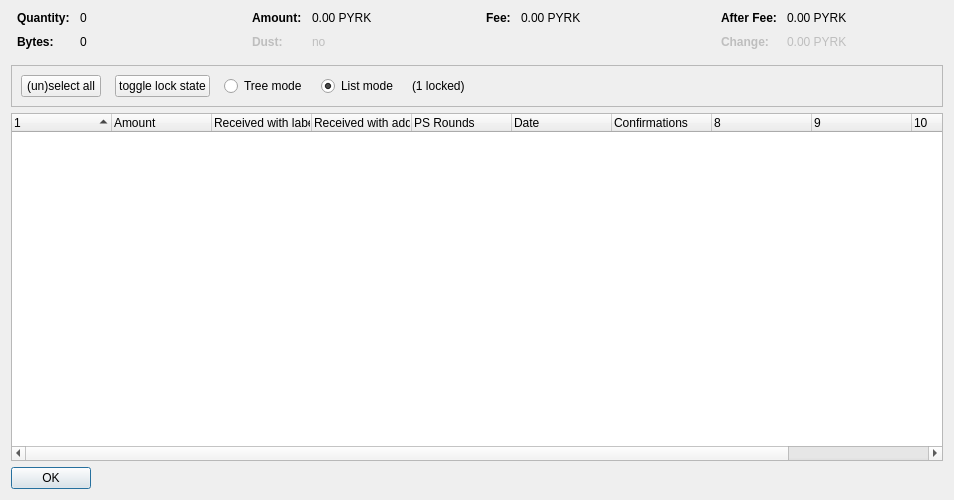
<?xml version="1.0" encoding="UTF-8"?>
<ui version="4.0">
 <class>CoinControlDialog</class>
 <widget class="QDialog" name="CoinControlDialog">
  <property name="geometry">
   <rect>
    <x>0</x>
    <y>0</y>
    <width>954</width>
    <height>500</height>
   </rect>
  </property>
  <property name="windowTitle">
   <string>Coin Selection</string>
  </property>
  <layout class="QVBoxLayout" name="verticalLayout">
   <item>
    <layout class="QHBoxLayout" name="horizontalLayoutTop" stretch="0,0,0,0">
     <property name="topMargin">
      <number>0</number>
     </property>
     <property name="bottomMargin">
      <number>10</number>
     </property>
     <item>
      <layout class="QFormLayout" name="formLayoutCoinControl1">
       <property name="horizontalSpacing">
        <number>10</number>
       </property>
       <property name="verticalSpacing">
        <number>10</number>
       </property>
       <property name="leftMargin">
        <number>6</number>
       </property>
       <property name="rightMargin">
        <number>6</number>
       </property>
       <item row="0" column="0">
        <widget class="QLabel" name="labelCoinControlQuantityText">
         <property name="font">
          <font>
           <weight>75</weight>
           <bold>true</bold>
          </font>
         </property>
         <property name="text">
          <string>Quantity:</string>
         </property>
        </widget>
       </item>
       <item row="0" column="1">
        <widget class="QLabel" name="labelCoinControlQuantity">
         <property name="cursor">
          <cursorShape>IBeamCursor</cursorShape>
         </property>
         <property name="contextMenuPolicy">
          <enum>Qt::ActionsContextMenu</enum>
         </property>
         <property name="text">
          <string notr="true">0</string>
         </property>
         <property name="textInteractionFlags">
          <set>Qt::LinksAccessibleByMouse|Qt::TextSelectableByKeyboard|Qt::TextSelectableByMouse</set>
         </property>
        </widget>
       </item>
       <item row="1" column="0">
        <widget class="QLabel" name="labelCoinControlBytesText">
         <property name="font">
          <font>
           <weight>75</weight>
           <bold>true</bold>
          </font>
         </property>
         <property name="text">
          <string>Bytes:</string>
         </property>
        </widget>
       </item>
       <item row="1" column="1">
        <widget class="QLabel" name="labelCoinControlBytes">
         <property name="cursor">
          <cursorShape>IBeamCursor</cursorShape>
         </property>
         <property name="contextMenuPolicy">
          <enum>Qt::ActionsContextMenu</enum>
         </property>
         <property name="text">
          <string notr="true">0</string>
         </property>
         <property name="textInteractionFlags">
          <set>Qt::LinksAccessibleByMouse|Qt::TextSelectableByKeyboard|Qt::TextSelectableByMouse</set>
         </property>
        </widget>
       </item>
      </layout>
     </item>
     <item>
      <layout class="QFormLayout" name="formLayoutCoinControl2">
       <property name="horizontalSpacing">
        <number>10</number>
       </property>
       <property name="verticalSpacing">
        <number>10</number>
       </property>
       <property name="leftMargin">
        <number>6</number>
       </property>
       <property name="rightMargin">
        <number>6</number>
       </property>
       <item row="0" column="0">
        <widget class="QLabel" name="labelCoinControlAmountText">
         <property name="font">
          <font>
           <weight>75</weight>
           <bold>true</bold>
          </font>
         </property>
         <property name="text">
          <string>Amount:</string>
         </property>
        </widget>
       </item>
       <item row="0" column="1">
        <widget class="QLabel" name="labelCoinControlAmount">
         <property name="cursor">
          <cursorShape>IBeamCursor</cursorShape>
         </property>
         <property name="contextMenuPolicy">
          <enum>Qt::ActionsContextMenu</enum>
         </property>
         <property name="text">
          <string notr="true">0.00 PYRK</string>
         </property>
         <property name="textInteractionFlags">
          <set>Qt::LinksAccessibleByMouse|Qt::TextSelectableByKeyboard|Qt::TextSelectableByMouse</set>
         </property>
        </widget>
       </item>
       <item row="1" column="0">
        <widget class="QLabel" name="labelCoinControlLowOutputText">
         <property name="enabled">
          <bool>false</bool>
         </property>
         <property name="font">
          <font>
           <weight>75</weight>
           <bold>true</bold>
          </font>
         </property>
         <property name="text">
          <string>Dust:</string>
         </property>
        </widget>
       </item>
       <item row="1" column="1">
        <widget class="QLabel" name="labelCoinControlLowOutput">
         <property name="enabled">
          <bool>false</bool>
         </property>
         <property name="cursor">
          <cursorShape>IBeamCursor</cursorShape>
         </property>
         <property name="contextMenuPolicy">
          <enum>Qt::ActionsContextMenu</enum>
         </property>
         <property name="text">
          <string notr="true">no</string>
         </property>
         <property name="textInteractionFlags">
          <set>Qt::LinksAccessibleByMouse|Qt::TextSelectableByKeyboard|Qt::TextSelectableByMouse</set>
         </property>
        </widget>
       </item>
      </layout>
     </item>
     <item>
      <layout class="QFormLayout" name="formLayoutCoinControl3">
       <property name="horizontalSpacing">
        <number>10</number>
       </property>
       <property name="verticalSpacing">
        <number>10</number>
       </property>
       <property name="leftMargin">
        <number>6</number>
       </property>
       <property name="rightMargin">
        <number>6</number>
       </property>
       <item row="0" column="0">
        <widget class="QLabel" name="labelCoinControlFeeText">
         <property name="font">
          <font>
           <weight>75</weight>
           <bold>true</bold>
          </font>
         </property>
         <property name="text">
          <string>Fee:</string>
         </property>
        </widget>
       </item>
       <item row="0" column="1">
        <widget class="QLabel" name="labelCoinControlFee">
         <property name="cursor">
          <cursorShape>IBeamCursor</cursorShape>
         </property>
         <property name="contextMenuPolicy">
          <enum>Qt::ActionsContextMenu</enum>
         </property>
         <property name="text">
          <string notr="true">0.00 PYRK</string>
         </property>
         <property name="textInteractionFlags">
          <set>Qt::LinksAccessibleByMouse|Qt::TextSelectableByKeyboard|Qt::TextSelectableByMouse</set>
         </property>
        </widget>
       </item>
      </layout>
     </item>
     <item>
      <layout class="QFormLayout" name="formLayoutCoinControl4">
       <property name="horizontalSpacing">
        <number>10</number>
       </property>
       <property name="verticalSpacing">
        <number>10</number>
       </property>
       <property name="leftMargin">
        <number>6</number>
       </property>
       <property name="rightMargin">
        <number>6</number>
       </property>
       <item row="0" column="0">
        <widget class="QLabel" name="labelCoinControlAfterFeeText">
         <property name="font">
          <font>
           <weight>75</weight>
           <bold>true</bold>
          </font>
         </property>
         <property name="text">
          <string>After Fee:</string>
         </property>
        </widget>
       </item>
       <item row="0" column="1">
        <widget class="QLabel" name="labelCoinControlAfterFee">
         <property name="cursor">
          <cursorShape>IBeamCursor</cursorShape>
         </property>
         <property name="contextMenuPolicy">
          <enum>Qt::ActionsContextMenu</enum>
         </property>
         <property name="text">
          <string notr="true">0.00 PYRK</string>
         </property>
         <property name="textInteractionFlags">
          <set>Qt::LinksAccessibleByMouse|Qt::TextSelectableByKeyboard|Qt::TextSelectableByMouse</set>
         </property>
        </widget>
       </item>
       <item row="1" column="0">
        <widget class="QLabel" name="labelCoinControlChangeText">
         <property name="enabled">
          <bool>false</bool>
         </property>
         <property name="font">
          <font>
           <weight>75</weight>
           <bold>true</bold>
          </font>
         </property>
         <property name="text">
          <string>Change:</string>
         </property>
        </widget>
       </item>
       <item row="1" column="1">
        <widget class="QLabel" name="labelCoinControlChange">
         <property name="enabled">
          <bool>false</bool>
         </property>
         <property name="cursor">
          <cursorShape>IBeamCursor</cursorShape>
         </property>
         <property name="contextMenuPolicy">
          <enum>Qt::ActionsContextMenu</enum>
         </property>
         <property name="text">
          <string notr="true">0.00 PYRK</string>
         </property>
         <property name="textInteractionFlags">
          <set>Qt::LinksAccessibleByMouse|Qt::TextSelectableByKeyboard|Qt::TextSelectableByMouse</set>
         </property>
        </widget>
       </item>
      </layout>
     </item>
    </layout>
   </item>
   <item>
    <widget class="QFrame" name="frame">
     <property name="minimumSize">
      <size>
       <width>0</width>
       <height>40</height>
      </size>
     </property>
     <property name="frameShape">
      <enum>QFrame::StyledPanel</enum>
     </property>
     <property name="frameShadow">
      <enum>QFrame::Sunken</enum>
     </property>
     <layout class="QHBoxLayout" name="horizontalLayout">
      <item>
       <layout class="QHBoxLayout" name="horizontalLayoutPanel" stretch="0,0,0,0,0,0">
        <property name="spacing">
         <number>14</number>
        </property>
        <item>
         <widget class="QPushButton" name="pushButtonSelectAll">
          <property name="sizePolicy">
           <sizepolicy hsizetype="Maximum" vsizetype="Fixed">
            <horstretch>0</horstretch>
            <verstretch>0</verstretch>
           </sizepolicy>
          </property>
          <property name="text">
           <string>(un)select all</string>
          </property>
          <property name="autoDefault">
           <bool>false</bool>
          </property>
         </widget>
        </item>
        <item>
         <widget class="QPushButton" name="pushButtonToggleLock">
          <property name="sizePolicy">
           <sizepolicy hsizetype="Maximum" vsizetype="Fixed">
            <horstretch>0</horstretch>
            <verstretch>0</verstretch>
           </sizepolicy>
          </property>
          <property name="text">
           <string>toggle lock state</string>
          </property>
          <property name="autoDefault">
           <bool>false</bool>
          </property>
         </widget>
        </item>
        <item>
         <widget class="QRadioButton" name="radioTreeMode">
          <property name="sizePolicy">
           <sizepolicy hsizetype="Maximum" vsizetype="Fixed">
            <horstretch>0</horstretch>
            <verstretch>0</verstretch>
           </sizepolicy>
          </property>
          <property name="text">
           <string>Tree mode</string>
          </property>
         </widget>
        </item>
        <item>
         <widget class="QRadioButton" name="radioListMode">
          <property name="sizePolicy">
           <sizepolicy hsizetype="Maximum" vsizetype="Fixed">
            <horstretch>0</horstretch>
            <verstretch>0</verstretch>
           </sizepolicy>
          </property>
          <property name="text">
           <string>List mode</string>
          </property>
          <property name="checked">
           <bool>true</bool>
          </property>
         </widget>
        </item>
        <item>
         <widget class="QLabel" name="labelLocked">
          <property name="text">
           <string>(1 locked)</string>
          </property>
         </widget>
        </item>
        <item>
         <spacer name="horizontalSpacer">
          <property name="orientation">
           <enum>Qt::Horizontal</enum>
          </property>
          <property name="sizeHint" stdset="0">
           <size>
            <width>40</width>
            <height>20</height>
           </size>
          </property>
         </spacer>
        </item>
       </layout>
      </item>
     </layout>
    </widget>
   </item>
   <item>
    <widget class="CoinControlTreeWidget" name="treeWidget">
     <property name="contextMenuPolicy">
      <enum>Qt::CustomContextMenu</enum>
     </property>
     <property name="sortingEnabled">
      <bool>false</bool>
     </property>
     <property name="columnCount">
      <number>11</number>
     </property>
     <attribute name="headerShowSortIndicator" stdset="0">
      <bool>true</bool>
     </attribute>
     <attribute name="headerStretchLastSection">
      <bool>false</bool>
     </attribute>
     <column>
      <property name="text">
       <string/>
      </property>
     </column>
     <column>
      <property name="text">
       <string>Amount</string>
      </property>
     </column>
     <column>
      <property name="text">
       <string>Received with label</string>
      </property>
     </column>
     <column>
      <property name="text">
       <string>Received with address</string>
      </property>
     </column>
     <column>
      <property name="text">
       <string>PS Rounds</string>
      </property>
     </column>
     <column>
      <property name="text">
       <string>Date</string>
      </property>
     </column>
     <column>
      <property name="text">
       <string>Confirmations</string>
      </property>
      <property name="toolTip">
       <string>Confirmed</string>
      </property>
     </column>
     <column>
      <property name="text">
       <string/>
      </property>
     </column>
     <column>
      <property name="text">
       <string/>
      </property>
     </column>
     <column>
      <property name="text">
       <string/>
      </property>
     </column>
     <column>
      <property name="text">
       <string/>
      </property>
     </column>
    </widget>
   </item>
   <item>
    <widget class="QDialogButtonBox" name="buttonBox">
     <property name="sizePolicy">
      <sizepolicy hsizetype="Maximum" vsizetype="Fixed">
       <horstretch>0</horstretch>
       <verstretch>0</verstretch>
      </sizepolicy>
     </property>
     <property name="orientation">
      <enum>Qt::Horizontal</enum>
     </property>
     <property name="standardButtons">
      <set>QDialogButtonBox::Ok</set>
     </property>
    </widget>
   </item>
  </layout>
 </widget>
 <customwidgets>
  <customwidget>
   <class>CoinControlTreeWidget</class>
   <extends>QTreeWidget</extends>
   <header>coincontroltreewidget.h</header>
  </customwidget>
 </customwidgets>
 <resources/>
 <connections/>
</ui>
